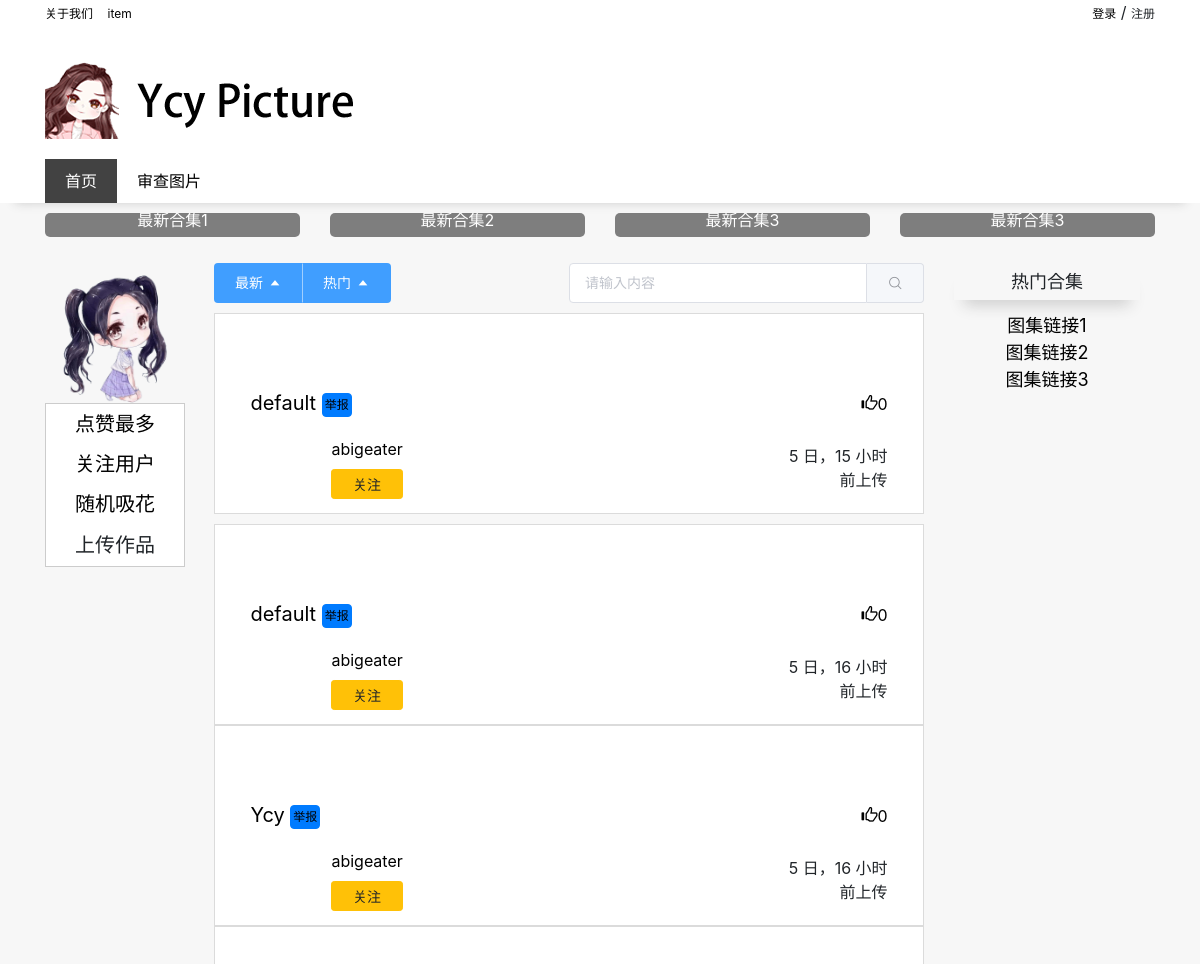
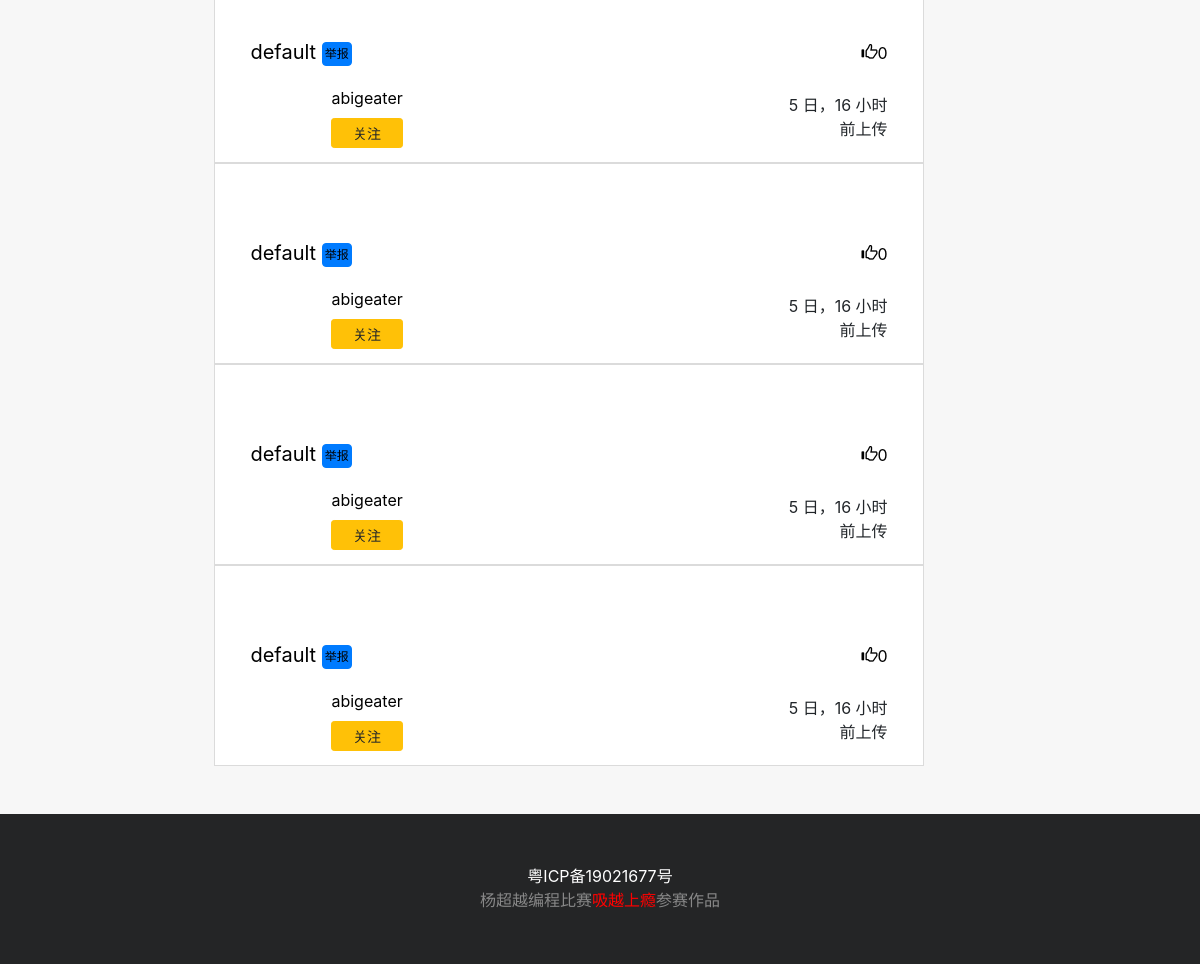
The app's page /, older data (2 pictures, top to bottom).
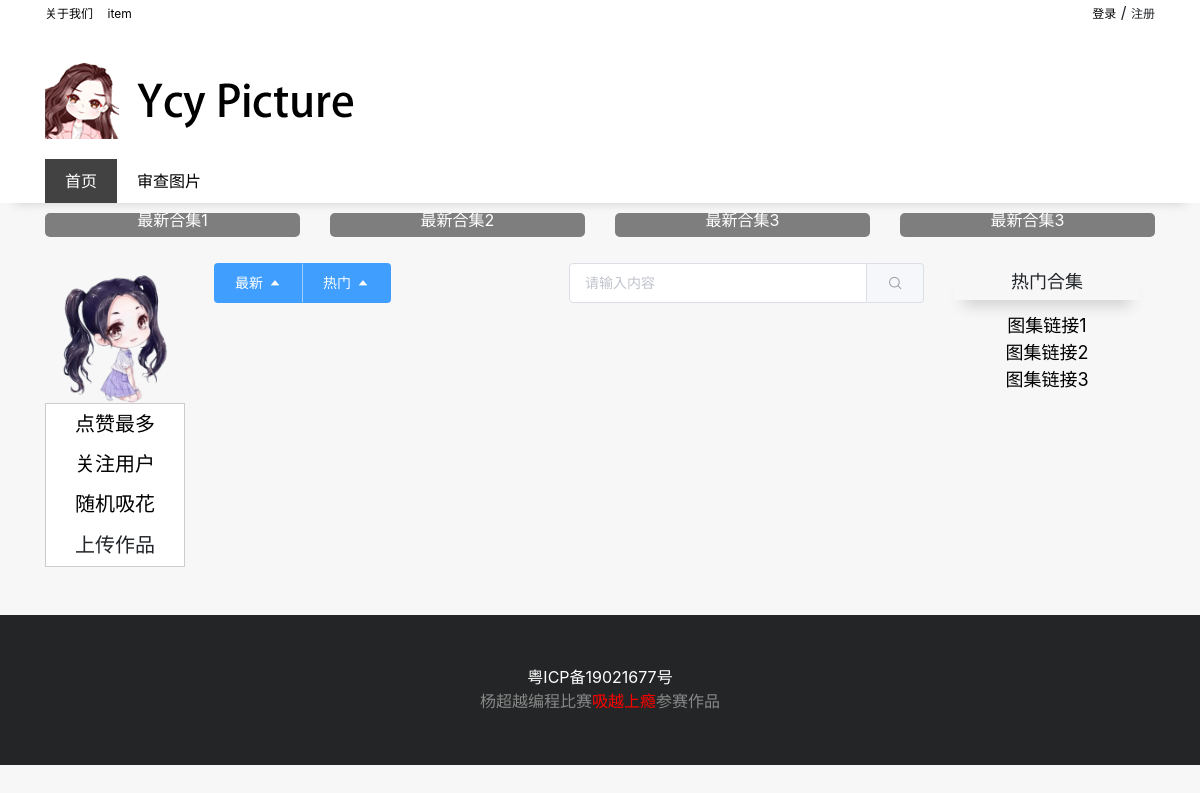
The same page, newer data.
### app/models.py (models this page shows, shortened)
class Picture(models.Model):
    user = models.ForeignKey('User',to_field='id',on_delete=models.PROTECT)
    filename = models.ImageField()
    title = models.CharField(max_length=256)
    haveher = models.BooleanField()
    good =  models.IntegerField(default=0)
    show = models.BooleanField(default=True)
    time = models.DateTimeField(default=timezone.now)
    read = models.BooleanField(default=False)

class User(models.Model):
    username = models.CharField(max_length=256)
    password = models.CharField(max_length=256)
    image = models.ImageField(null=True)
    fans =  models.IntegerField(default=0)

### app/views.py (the view, shortened to what this page needs)
# urls.py: path('', index),
def index(request):
    images = Picture.objects.filter(haveher=True,read=True,show=True).order_by('-time')
    try:
        return render(request, "main.html", {'images': images, 'username': request.session.get('username')})
    except KeyError:
        return render(request, "main.html", {'images':images})

### app/templates/main.html (shortened to what this page needs)
{% extends 'base.html' %}
{% block css %}
    <link rel="stylesheet" href="/static/css/index.css">
{% endblock %}
{% block content %}
	<div class="container">
		<div class="card-info row text-center">
			<div class="col">
				<div class="card-item">
					<a href="javascript:;" class="card-text">最新合集1</a>
				</div>
			</div>
			<div class="col">
				<div class="card-item">
					<a href="javascript:;" class="card-text">最新合集2</a>
				</div>
			</div>
			<div class="col">
				<div class="card-item">
					<a href="javascript:;" class="card-text">最新合集3</a>
				</div>
			</div>
			<div class="col">
				<div class="card-item">
					<a href="javascript:;" class="card-text">最新合集3</a>
				</div>
			</div>
		</div>
	</div>
<div class="container mt-3 mb-5">
    <div class="row m-0">
        <div class="left-nav col-2 text-center mr-4">
            <div id="nav-pf">
                <a href="javascript:;" class="left-gif">
                    <img src="/static/images/home.png" alt="" width="100%">
                </a>
                <div class="left-item">
                    <a href="/list/good">点赞最多</a>
                    <a href="/list/feed">关注用户</a>
                    <a href="/list/random">随机吸花</a>
                    <a  href="#updata-model" role="button" class="btn" data-toggle="modal">上传作品</a>
                </div>
            </div>
        </div>
        <div class="main-content col-8">
            <div id="skr" class="demo-input-size">
                <div class="skr-btn">
                    <el-button-group>
                        <el-button type="primary">最新<i class="el-icon-caret-top el-icon--right"></i></el-button>
                        <el-button type="primary">热门<i class="el-icon-caret-top el-icon--right"></i></el-button>
                    </el-button-group>
                </div>
                <div class="skr-input">
                    <el-input placeholder="请输入内容" v-model="input10" clearable>
                        <el-button slot="append" icon="el-icon-search"></el-button>
                    </el-input>
                </div>
            </div>
            {% for image in images%}
            <div class="article">
                <div class="article-content text-center m-auto">
                    <div class="article-img  text-center">
                    </div>
                    <div class="row article-title">
                        <div class="col-8 t-zdy">
                            <a href="javascript:;">{{ image.title }}</a>
                            <button type="button" class="t-btn btn btn-primary"><a
                                    href="javascript:;">举报</a></button>
                        </div>
                        <div class="col-4 like text-right t-zdy">
                            <a href="javascript:;">
                                <span class="glyphicon glyphicon-thumbs-up"></span>{{ image.good }}
                            </a>
                        </div>
                    </div>
                </div>
                <div class="article-user text-center m-auto row">
                    <div class="a-info col-10">
                        <div class="user-img"><img src="/static/images/{{ image.user.image }}" alt="" width="100%"></div>
                        <div class="user-title text-left pl-3">
                            <a href="javascript:;" class="pb-2">{{ image.user.username }}</a>
                            <button type="button" class="btn-zdy btn btn-warning btn-sm">关注</button>
                        </div>
                    </div>
                    <div class="a-time col-2">
                        <span>{{ image.time|timesince }}前上传</span>
                    </div>
                </div>
            </div>
            {% endfor %}
        </div>
        <div class="main-sideba col text-center">
            <div class="notice">热门合集</div>
            <div class="notic-item">
                <a href="#">图集链接1</a>
                <a href="#">图集链接2</a>
                <a href="#">图集链接3</a>
            </div>
        </div>
    </div>
</div>
{% endblock %}

### app/templates/base.html (shortened to what this page needs)
{% load staticfiles %}
<!DOCTYPE html>
<html lang="en">
<head>
    <link rel="stylesheet" href="/static/css/element-ui.css">
    <link rel="stylesheet" href="/static/css/bootstrap.css">
    {% block css %}
    {% endblock %}
</head>
<body>
<div class="container-fluid">
{% include 'header.html' %}
{% block content %}
{% endblock %}
</div>
{% include 'bottom.html' %}
</body>
</html>

### app/templates/header.html (shortened to what this page needs)
<header class="container-fluid">
	<div class="container">
		<div class="top-nav row">
			<div class="col">
				<a href="javascript:;">关于我们</a>
				<a href="javascript:;">item</a>
			</div>
			<div class="navlogin col">
				<div id="app">
					<div id="userLogin" class="float-right">
						{% if username %}
						欢迎您,<a href="/lgout">{{ username }}</a>
						{% else %}
						<a href="#login" role="button" data-toggle="modal" data-toggle="modal" data-target="#login">登录</a>
						<span>/</span>
						<a>注册</a>
						{% endif %}
					</div>
				</div>
			</div>
		</div>
		<div class="logo">
			<a href="#" class="logo-img">
				<img src="/static/images/logo.png" alt="">
			</a>
		</div>
		<div id="main-nav" class="main-nav">
			<a href="/" {% if request.path == '/' %}class="active"{% endif %}>首页</a>
			<a href="/check/" {% if request.path == '/check/' %}class="active"{% endif %}>审查图片</a>
		</div>
	</div>
</header>

### app/templates/bottom.html
<div style="bottom:0;width:100%;height:150px;background-color: #242526">
<div class="text-center" style="padding:50px;">
    <a href="http://www.miitbeian.gov.cn" style="color:white">粤ICP备19021677号</a>
    <br/>
    <a style="color:#888">杨超越编程比赛<lable style="color:red">吸越上瘾</lable>参赛作品</a>
</div>
</div>

### app/static/css/index.css (style rules this page uses)
a { color: #000; text-decoration: none!important; }
body { background: rgb(247, 247, 247); }
header { background: #fff; box-shadow:0px 15px 10px -15px #ccc; }
.container-fluid { padding: 0; }
.top-nav { height: 30px; }
.top-nav a { height: 20px; line-height: 20px; font-size: 12px; margin-right: 10px; }
.navlogin a { margin-right: 0; }
.logo { padding: 20px 0; }
#userLogin { z-index: 999; position: static; top: 0; }
.main-nav { width: 100%; display: flex; align-items: center; position: static; top: 0; z-index: 99; background: #fff; }
.main-nav a { font-size: 16px; padding: 10px 20px; }
.active { color: #fff; background: rgb(66, 66, 66); }
.card-info { margin-top: 10px; padding-bottom: 10px; }
.card-item { max-height: 240px; border-radius: 5px; overflow: hidden; position: relative; }
.card-text { width: 100%; padding: 5px 0; color: #fff; background: rgba(56, 56, 56, 0.63); position: absolute; bottom: 0; left: 0; }
.left-nav { max-width: 130px; padding: 0; }
#nav-pf { width: 140px; position: static; top: 54px; }
.left-item { display: flex; flex-direction: column; border: 1px solid #ccc; background: rgb(255, 255, 255); }
.left-gif { display: block; transform:translateY(6px); }
.left-item a { font-size: 20px; padding: 5px 0; }
.main-content { display: flex; flex-direction: column; }
.main-sideba { font-size: 18px; }
.notice { padding: 5px 0; box-shadow:0px 15px 15px -10px #ccc; margin-bottom: 10px; }
.notic-item { display: flex; flex-direction: column; padding: 2px 0; }
#skr { display: flex; }
.skr-btn { width: 50%; }
.skr-input { width: 50%; }

Row changes from the older to the newer data that the page shows:
removed Picture: title "default", good "0", user.username "abigeater", time "5 日，15 小时"
removed Picture: title "default", good "0", user.username "abigeater", time "5 日，16 小时"
removed Picture: title "Ycy", good "0", user.username "abigeater", time "5 日，16 小时"
removed Picture: title "default", good "0", user.username "abigeater", time "5 日，16 小时"
removed Picture: title "default", good "0", user.username "abigeater", time "5 日，16 小时"
removed Picture: title "default", good "0", user.username "abigeater", time "5 日，16 小时"
removed Picture: title "default", good "0", user.username "abigeater", time "5 日，16 小时"
